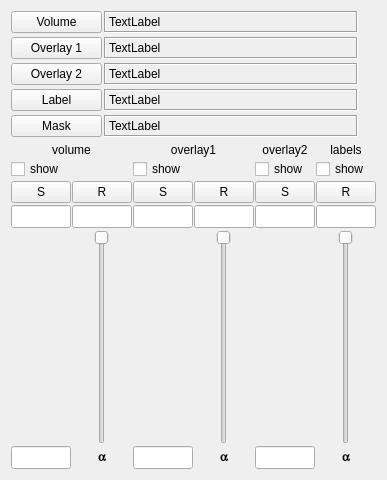
<?xml version="1.0" encoding="UTF-8"?>
<ui version="4.0">
 <class>ImageDisplayPropertiesForm</class>
 <widget class="QWidget" name="ImageDisplayPropertiesForm">
  <property name="geometry">
   <rect>
    <x>0</x>
    <y>0</y>
    <width>320</width>
    <height>480</height>
   </rect>
  </property>
  <property name="windowTitle">
   <string>Form</string>
  </property>
  <layout class="QVBoxLayout" name="verticalLayout">
   <item>
    <layout class="QGridLayout" name="gridLayout">
     <property name="horizontalSpacing">
      <number>2</number>
     </property>
     <property name="verticalSpacing">
      <number>4</number>
     </property>
     <item row="2" column="0">
      <widget class="QPushButton" name="imageOverlay1Button">
       <property name="maximumSize">
        <size>
         <width>91</width>
         <height>16777215</height>
        </size>
       </property>
       <property name="text">
        <string>Overlay 1</string>
       </property>
      </widget>
     </item>
     <item row="1" column="1">
      <widget class="DSFileLabel" name="imageVolumeFilename">
       <property name="minimumSize">
        <size>
         <width>0</width>
         <height>20</height>
        </size>
       </property>
       <property name="acceptDrops">
        <bool>true</bool>
       </property>
       <property name="frameShape">
        <enum>QFrame::Box</enum>
       </property>
       <property name="frameShadow">
        <enum>QFrame::Sunken</enum>
       </property>
       <property name="text">
        <string>TextLabel</string>
       </property>
       <property name="scaledContents">
        <bool>false</bool>
       </property>
      </widget>
     </item>
     <item row="4" column="0">
      <widget class="QPushButton" name="labelVolumeButton">
       <property name="maximumSize">
        <size>
         <width>91</width>
         <height>16777215</height>
        </size>
       </property>
       <property name="text">
        <string>Label</string>
       </property>
      </widget>
     </item>
     <item row="3" column="1">
      <widget class="DSFileLabel" name="imageOverlay2Filename">
       <property name="minimumSize">
        <size>
         <width>0</width>
         <height>20</height>
        </size>
       </property>
       <property name="acceptDrops">
        <bool>true</bool>
       </property>
       <property name="frameShape">
        <enum>QFrame::Box</enum>
       </property>
       <property name="frameShadow">
        <enum>QFrame::Sunken</enum>
       </property>
       <property name="text">
        <string>TextLabel</string>
       </property>
       <property name="scaledContents">
        <bool>false</bool>
       </property>
      </widget>
     </item>
     <item row="4" column="2">
      <widget class="QPushButton" name="closeLabelVolumePushButton">
       <property name="maximumSize">
        <size>
         <width>16</width>
         <height>16</height>
        </size>
       </property>
       <property name="toolTip">
        <string>&lt;html&gt;&lt;head/&gt;&lt;body&gt;&lt;p&gt;close label volume&lt;/p&gt;&lt;/body&gt;&lt;/html&gt;</string>
       </property>
       <property name="text">
        <string/>
       </property>
       <property name="icon">
        <iconset resource="brainsuite.qrc">
         <normaloff>:/images/images/close_icon_64px.png</normaloff>:/images/images/close_icon_64px.png</iconset>
       </property>
       <property name="default">
        <bool>false</bool>
       </property>
       <property name="flat">
        <bool>true</bool>
       </property>
      </widget>
     </item>
     <item row="5" column="2">
      <widget class="QPushButton" name="closeMaskVolumePushButton">
       <property name="maximumSize">
        <size>
         <width>16</width>
         <height>16</height>
        </size>
       </property>
       <property name="toolTip">
        <string>&lt;html&gt;&lt;head/&gt;&lt;body&gt;&lt;p&gt;close mask image&lt;/p&gt;&lt;/body&gt;&lt;/html&gt;</string>
       </property>
       <property name="text">
        <string/>
       </property>
       <property name="icon">
        <iconset resource="brainsuite.qrc">
         <normaloff>:/images/images/close_icon_64px.png</normaloff>:/images/images/close_icon_64px.png</iconset>
       </property>
       <property name="default">
        <bool>false</bool>
       </property>
       <property name="flat">
        <bool>true</bool>
       </property>
      </widget>
     </item>
     <item row="4" column="1">
      <widget class="DSFileLabel" name="labelVolumeFilename">
       <property name="minimumSize">
        <size>
         <width>0</width>
         <height>20</height>
        </size>
       </property>
       <property name="acceptDrops">
        <bool>true</bool>
       </property>
       <property name="frameShape">
        <enum>QFrame::Box</enum>
       </property>
       <property name="frameShadow">
        <enum>QFrame::Sunken</enum>
       </property>
       <property name="text">
        <string>TextLabel</string>
       </property>
       <property name="scaledContents">
        <bool>false</bool>
       </property>
      </widget>
     </item>
     <item row="3" column="0">
      <widget class="QPushButton" name="imageOverlay2Button">
       <property name="maximumSize">
        <size>
         <width>91</width>
         <height>16777215</height>
        </size>
       </property>
       <property name="text">
        <string>Overlay 2</string>
       </property>
      </widget>
     </item>
     <item row="1" column="0">
      <widget class="QPushButton" name="imageVolumeButton">
       <property name="maximumSize">
        <size>
         <width>91</width>
         <height>16777215</height>
        </size>
       </property>
       <property name="text">
        <string>Volume</string>
       </property>
      </widget>
     </item>
     <item row="2" column="1">
      <widget class="DSFileLabel" name="imageOverlay1Filename">
       <property name="minimumSize">
        <size>
         <width>0</width>
         <height>20</height>
        </size>
       </property>
       <property name="acceptDrops">
        <bool>true</bool>
       </property>
       <property name="frameShape">
        <enum>QFrame::Box</enum>
       </property>
       <property name="frameShadow">
        <enum>QFrame::Sunken</enum>
       </property>
       <property name="text">
        <string>TextLabel</string>
       </property>
       <property name="scaledContents">
        <bool>false</bool>
       </property>
      </widget>
     </item>
     <item row="5" column="1">
      <widget class="DSFileLabel" name="maskVolumeFilename">
       <property name="minimumSize">
        <size>
         <width>0</width>
         <height>20</height>
        </size>
       </property>
       <property name="acceptDrops">
        <bool>true</bool>
       </property>
       <property name="frameShape">
        <enum>QFrame::Box</enum>
       </property>
       <property name="frameShadow">
        <enum>QFrame::Sunken</enum>
       </property>
       <property name="text">
        <string>TextLabel</string>
       </property>
       <property name="scaledContents">
        <bool>true</bool>
       </property>
      </widget>
     </item>
     <item row="5" column="0">
      <widget class="QPushButton" name="maskVolumeButton">
       <property name="maximumSize">
        <size>
         <width>91</width>
         <height>16777215</height>
        </size>
       </property>
       <property name="text">
        <string>Mask</string>
       </property>
      </widget>
     </item>
     <item row="3" column="2">
      <widget class="QPushButton" name="closeOverlay2PushButton">
       <property name="maximumSize">
        <size>
         <width>16</width>
         <height>16</height>
        </size>
       </property>
       <property name="toolTip">
        <string>&lt;html&gt;&lt;head/&gt;&lt;body&gt;&lt;p&gt;close overlay2 image&lt;/p&gt;&lt;/body&gt;&lt;/html&gt;</string>
       </property>
       <property name="text">
        <string/>
       </property>
       <property name="icon">
        <iconset resource="brainsuite.qrc">
         <normaloff>:/images/images/close_icon_64px.png</normaloff>:/images/images/close_icon_64px.png</iconset>
       </property>
       <property name="default">
        <bool>false</bool>
       </property>
       <property name="flat">
        <bool>true</bool>
       </property>
      </widget>
     </item>
     <item row="2" column="2">
      <widget class="QPushButton" name="closeOverlay1PushButton">
       <property name="maximumSize">
        <size>
         <width>16</width>
         <height>16</height>
        </size>
       </property>
       <property name="toolTip">
        <string>&lt;html&gt;&lt;head/&gt;&lt;body&gt;&lt;p&gt;close overlay1 image&lt;/p&gt;&lt;/body&gt;&lt;/html&gt;</string>
       </property>
       <property name="text">
        <string/>
       </property>
       <property name="icon">
        <iconset resource="brainsuite.qrc">
         <normaloff>:/images/images/close_icon_64px.png</normaloff>:/images/images/close_icon_64px.png</iconset>
       </property>
       <property name="default">
        <bool>false</bool>
       </property>
       <property name="flat">
        <bool>true</bool>
       </property>
      </widget>
     </item>
    </layout>
   </item>
   <item>
    <layout class="QGridLayout" name="gridLayout_2">
     <property name="horizontalSpacing">
      <number>1</number>
     </property>
     <property name="verticalSpacing">
      <number>2</number>
     </property>
     <item row="4" column="0" alignment="Qt::AlignRight">
      <widget class="DSImageRangeControl" name="imageVolumeBrightnessSlider" native="true">
       <property name="minimumSize">
        <size>
         <width>32</width>
         <height>0</height>
        </size>
       </property>
       <property name="maximumSize">
        <size>
         <width>32</width>
         <height>16777215</height>
        </size>
       </property>
       <property name="acceptDrops">
        <bool>true</bool>
       </property>
       <property name="autoFillBackground">
        <bool>true</bool>
       </property>
      </widget>
     </item>
     <item row="0" column="2" colspan="2">
      <widget class="QLabel" name="imageOverlay1Text">
       <property name="focusPolicy">
        <enum>Qt::NoFocus</enum>
       </property>
       <property name="text">
        <string>overlay1</string>
       </property>
       <property name="alignment">
        <set>Qt::AlignCenter</set>
       </property>
      </widget>
     </item>
     <item row="5" column="2">
      <widget class="QLineEdit" name="imageOverlay1MinText">
       <property name="font">
        <font>
         <pointsize>10</pointsize>
        </font>
       </property>
       <property name="alignment">
        <set>Qt::AlignRight|Qt::AlignTrailing|Qt::AlignVCenter</set>
       </property>
      </widget>
     </item>
     <item row="0" column="4">
      <widget class="QLabel" name="imageOverlay2Text">
       <property name="focusPolicy">
        <enum>Qt::NoFocus</enum>
       </property>
       <property name="text">
        <string>overlay2</string>
       </property>
       <property name="alignment">
        <set>Qt::AlignCenter</set>
       </property>
      </widget>
     </item>
     <item row="1" column="5">
      <widget class="QCheckBox" name="showLabelVolumeCheckBox">
       <property name="maximumSize">
        <size>
         <width>60</width>
         <height>16777215</height>
        </size>
       </property>
       <property name="text">
        <string>show</string>
       </property>
       <property name="checkable">
        <bool>true</bool>
       </property>
      </widget>
     </item>
     <item row="5" column="5">
      <widget class="QLabel" name="imageOverlay1Text_3">
       <property name="font">
        <font>
         <family>Symbol</family>
         <weight>75</weight>
         <bold>true</bold>
        </font>
       </property>
       <property name="focusPolicy">
        <enum>Qt::NoFocus</enum>
       </property>
       <property name="text">
        <string>a</string>
       </property>
       <property name="alignment">
        <set>Qt::AlignCenter</set>
       </property>
      </widget>
     </item>
     <item row="5" column="1">
      <widget class="QLabel" name="imageOverlay1Text_2">
       <property name="font">
        <font>
         <family>Symbol</family>
         <weight>75</weight>
         <bold>true</bold>
        </font>
       </property>
       <property name="focusPolicy">
        <enum>Qt::NoFocus</enum>
       </property>
       <property name="text">
        <string>a</string>
       </property>
       <property name="alignment">
        <set>Qt::AlignCenter</set>
       </property>
      </widget>
     </item>
     <item row="1" column="2" colspan="2">
      <widget class="QCheckBox" name="showOverlay1VolumeCheckBox">
       <property name="maximumSize">
        <size>
         <width>60</width>
         <height>16777215</height>
        </size>
       </property>
       <property name="text">
        <string>show</string>
       </property>
       <property name="checkable">
        <bool>true</bool>
       </property>
      </widget>
     </item>
     <item row="1" column="4">
      <widget class="QCheckBox" name="showOverlay2VolumeCheckBox">
       <property name="maximumSize">
        <size>
         <width>60</width>
         <height>16777215</height>
        </size>
       </property>
       <property name="text">
        <string>show</string>
       </property>
       <property name="checkable">
        <bool>true</bool>
       </property>
      </widget>
     </item>
     <item row="3" column="4">
      <widget class="QLineEdit" name="imageOverlay2MaxText">
       <property name="minimumSize">
        <size>
         <width>20</width>
         <height>0</height>
        </size>
       </property>
       <property name="font">
        <font>
         <pointsize>10</pointsize>
        </font>
       </property>
       <property name="alignment">
        <set>Qt::AlignLeading|Qt::AlignLeft|Qt::AlignVCenter</set>
       </property>
      </widget>
     </item>
     <item row="0" column="0" colspan="2">
      <widget class="QLabel" name="imageVolumeText">
       <property name="focusPolicy">
        <enum>Qt::NoFocus</enum>
       </property>
       <property name="text">
        <string>volume</string>
       </property>
       <property name="alignment">
        <set>Qt::AlignCenter</set>
       </property>
      </widget>
     </item>
     <item row="4" column="5" alignment="Qt::AlignHCenter">
      <widget class="QSlider" name="labelAlphaSlider">
       <property name="sizePolicy">
        <sizepolicy hsizetype="Fixed" vsizetype="Expanding">
         <horstretch>0</horstretch>
         <verstretch>0</verstretch>
        </sizepolicy>
       </property>
       <property name="maximum">
        <number>255</number>
       </property>
       <property name="orientation">
        <enum>Qt::Vertical</enum>
       </property>
       <property name="invertedAppearance">
        <bool>true</bool>
       </property>
      </widget>
     </item>
     <item row="3" column="3">
      <widget class="QLineEdit" name="imageOverlay2Alpha">
       <property name="minimumSize">
        <size>
         <width>20</width>
         <height>0</height>
        </size>
       </property>
       <property name="font">
        <font>
         <pointsize>10</pointsize>
        </font>
       </property>
       <property name="alignment">
        <set>Qt::AlignRight|Qt::AlignTrailing|Qt::AlignVCenter</set>
       </property>
      </widget>
     </item>
     <item row="0" column="5">
      <widget class="QLabel" name="labelText">
       <property name="focusPolicy">
        <enum>Qt::NoFocus</enum>
       </property>
       <property name="text">
        <string>labels</string>
       </property>
       <property name="alignment">
        <set>Qt::AlignCenter</set>
       </property>
      </widget>
     </item>
     <item row="1" column="0" colspan="2">
      <widget class="QCheckBox" name="showVolumeCheckBox">
       <property name="maximumSize">
        <size>
         <width>60</width>
         <height>16777215</height>
        </size>
       </property>
       <property name="text">
        <string>show</string>
       </property>
       <property name="checkable">
        <bool>true</bool>
       </property>
      </widget>
     </item>
     <item row="4" column="3" alignment="Qt::AlignHCenter">
      <widget class="QSlider" name="imageOverlay2AlphaSlider">
       <property name="sizePolicy">
        <sizepolicy hsizetype="Fixed" vsizetype="Expanding">
         <horstretch>0</horstretch>
         <verstretch>0</verstretch>
        </sizepolicy>
       </property>
       <property name="maximum">
        <number>255</number>
       </property>
       <property name="orientation">
        <enum>Qt::Vertical</enum>
       </property>
       <property name="invertedAppearance">
        <bool>true</bool>
       </property>
      </widget>
     </item>
     <item row="2" column="5">
      <widget class="QPushButton" name="adjustRange3PushButton">
       <property name="maximumSize">
        <size>
         <width>60</width>
         <height>16777215</height>
        </size>
       </property>
       <property name="text">
        <string>R</string>
       </property>
      </widget>
     </item>
     <item row="4" column="4" alignment="Qt::AlignRight">
      <widget class="DSImageRangeControl" name="imageOverlay2BrightnessSlider" native="true">
       <property name="minimumSize">
        <size>
         <width>32</width>
         <height>0</height>
        </size>
       </property>
       <property name="maximumSize">
        <size>
         <width>32</width>
         <height>16777215</height>
        </size>
       </property>
       <property name="acceptDrops">
        <bool>true</bool>
       </property>
       <property name="autoFillBackground">
        <bool>true</bool>
       </property>
      </widget>
     </item>
     <item row="4" column="1" alignment="Qt::AlignHCenter">
      <widget class="QSlider" name="imageOverlay1AlphaSlider">
       <property name="sizePolicy">
        <sizepolicy hsizetype="Fixed" vsizetype="Expanding">
         <horstretch>0</horstretch>
         <verstretch>0</verstretch>
        </sizepolicy>
       </property>
       <property name="layoutDirection">
        <enum>Qt::LeftToRight</enum>
       </property>
       <property name="maximum">
        <number>255</number>
       </property>
       <property name="orientation">
        <enum>Qt::Vertical</enum>
       </property>
       <property name="invertedAppearance">
        <bool>true</bool>
       </property>
      </widget>
     </item>
     <item row="3" column="5">
      <widget class="QLineEdit" name="labelAlphaText">
       <property name="minimumSize">
        <size>
         <width>20</width>
         <height>0</height>
        </size>
       </property>
       <property name="font">
        <font>
         <pointsize>10</pointsize>
        </font>
       </property>
       <property name="alignment">
        <set>Qt::AlignRight|Qt::AlignTrailing|Qt::AlignVCenter</set>
       </property>
      </widget>
     </item>
     <item row="3" column="0">
      <widget class="QLineEdit" name="imageVolumeMaxText">
       <property name="minimumSize">
        <size>
         <width>20</width>
         <height>0</height>
        </size>
       </property>
       <property name="font">
        <font>
         <pointsize>10</pointsize>
        </font>
       </property>
       <property name="alignment">
        <set>Qt::AlignLeading|Qt::AlignLeft|Qt::AlignVCenter</set>
       </property>
      </widget>
     </item>
     <item row="4" column="2" alignment="Qt::AlignRight">
      <widget class="DSImageRangeControl" name="imageOverlay1BrightnessSlider" native="true">
       <property name="minimumSize">
        <size>
         <width>32</width>
         <height>0</height>
        </size>
       </property>
       <property name="maximumSize">
        <size>
         <width>32</width>
         <height>16777215</height>
        </size>
       </property>
       <property name="acceptDrops">
        <bool>true</bool>
       </property>
       <property name="autoFillBackground">
        <bool>true</bool>
       </property>
      </widget>
     </item>
     <item row="5" column="0">
      <widget class="QLineEdit" name="imageVolumeMinText">
       <property name="font">
        <font>
         <pointsize>10</pointsize>
        </font>
       </property>
       <property name="alignment">
        <set>Qt::AlignRight|Qt::AlignTrailing|Qt::AlignVCenter</set>
       </property>
      </widget>
     </item>
     <item row="3" column="2">
      <widget class="QLineEdit" name="imageOverlay1MaxText">
       <property name="minimumSize">
        <size>
         <width>20</width>
         <height>0</height>
        </size>
       </property>
       <property name="font">
        <font>
         <pointsize>10</pointsize>
        </font>
       </property>
       <property name="alignment">
        <set>Qt::AlignLeading|Qt::AlignLeft|Qt::AlignVCenter</set>
       </property>
      </widget>
     </item>
     <item row="3" column="1">
      <widget class="QLineEdit" name="imageOverlay1Alpha">
       <property name="minimumSize">
        <size>
         <width>20</width>
         <height>0</height>
        </size>
       </property>
       <property name="font">
        <font>
         <pointsize>10</pointsize>
        </font>
       </property>
       <property name="alignment">
        <set>Qt::AlignRight|Qt::AlignTrailing|Qt::AlignVCenter</set>
       </property>
      </widget>
     </item>
     <item row="5" column="3">
      <widget class="QLabel" name="imageOverlay1Text_4">
       <property name="font">
        <font>
         <family>Symbol</family>
         <weight>75</weight>
         <bold>true</bold>
        </font>
       </property>
       <property name="focusPolicy">
        <enum>Qt::NoFocus</enum>
       </property>
       <property name="text">
        <string>a</string>
       </property>
       <property name="alignment">
        <set>Qt::AlignCenter</set>
       </property>
      </widget>
     </item>
     <item row="5" column="4">
      <widget class="QLineEdit" name="imageOverlay2MinText">
       <property name="font">
        <font>
         <pointsize>10</pointsize>
        </font>
       </property>
       <property name="alignment">
        <set>Qt::AlignRight|Qt::AlignTrailing|Qt::AlignVCenter</set>
       </property>
      </widget>
     </item>
     <item row="2" column="1">
      <widget class="QPushButton" name="adjustRange1PushButton">
       <property name="maximumSize">
        <size>
         <width>60</width>
         <height>16777215</height>
        </size>
       </property>
       <property name="text">
        <string>R</string>
       </property>
      </widget>
     </item>
     <item row="2" column="3">
      <widget class="QPushButton" name="adjustRange2PushButton">
       <property name="maximumSize">
        <size>
         <width>60</width>
         <height>16777215</height>
        </size>
       </property>
       <property name="text">
        <string>R</string>
       </property>
      </widget>
     </item>
     <item row="2" column="4">
      <widget class="QPushButton" name="lut3SymmetricPushButton">
       <property name="maximumSize">
        <size>
         <width>60</width>
         <height>16777215</height>
        </size>
       </property>
       <property name="text">
        <string>S</string>
       </property>
       <property name="checkable">
        <bool>true</bool>
       </property>
      </widget>
     </item>
     <item row="2" column="2">
      <widget class="QPushButton" name="lut2SymmetricPushButton">
       <property name="maximumSize">
        <size>
         <width>60</width>
         <height>16777215</height>
        </size>
       </property>
       <property name="text">
        <string>S</string>
       </property>
       <property name="checkable">
        <bool>true</bool>
       </property>
      </widget>
     </item>
     <item row="2" column="0">
      <widget class="QPushButton" name="lutSymmetricPushButton">
       <property name="maximumSize">
        <size>
         <width>60</width>
         <height>16777215</height>
        </size>
       </property>
       <property name="text">
        <string>S</string>
       </property>
       <property name="checkable">
        <bool>true</bool>
       </property>
      </widget>
     </item>
    </layout>
   </item>
  </layout>
 </widget>
 <customwidgets>
  <customwidget>
   <class>DSFileLabel</class>
   <extends>QLabel</extends>
   <header>dsfilelabel.h</header>
   <slots>
    <signal>fileDropped(QString)</signal>
   </slots>
  </customwidget>
  <customwidget>
   <class>DSImageRangeControl</class>
   <extends>QWidget</extends>
   <header>dsimagerangecontrol.h</header>
   <container>1</container>
   <slots>
    <signal>rangeChanged()</signal>
    <signal>rightClick(QPoint)</signal>
   </slots>
  </customwidget>
 </customwidgets>
 <resources>
  <include location="brainsuite.qrc"/>
 </resources>
 <connections/>
</ui>
